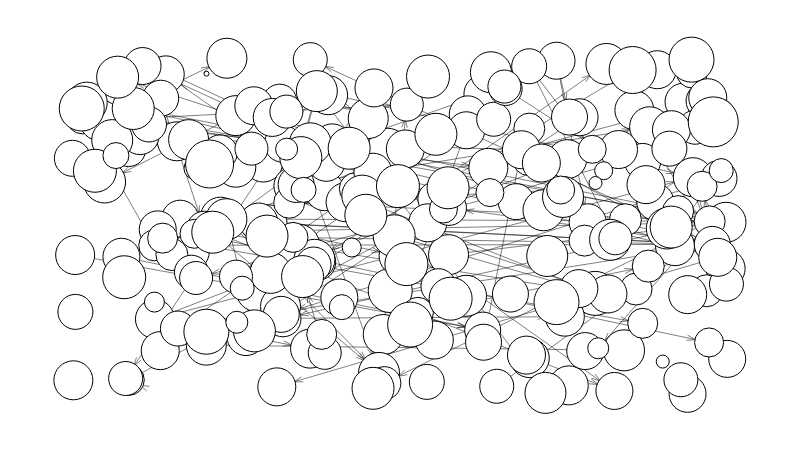

The cell this chart's notebook holds for it:
### Markdown cell above
### Gerando a rede com a popularidade definindo o tamanho do nó

### Code cell
g.scale_nodes_size(data)
g.draw()

### Figure 1 — Plotly figure (JSON) as saved in the notebook; plotly's stock layout.template omitted (floating-point values rounded to 4 significant figures; data arrays with more than 128 entries replaced by an {"elided": "..."} marker saying what was removed)
{"data": [{"hoverinfo": "none", "line": {"color": "rgb(127, 127, 127)", "dash": "solid", "width": 0}, "mode": "lines", "type": "scatter", "x": [0.5009, 0.5009, null, 0, 1, null], "y": [0, 1, null, 0.5008, 0.5008, null]}, {"hoverinfo": "none", "line": {"color": "rgba(0, 0, 0, 0.5)", "dash": "solid", "width": 1}, "mode": "lines", "type": "scatter", "x": {"elided": "885 float values"}, "y": {"elided": "885 float values"}}, {"hoverinfo": "text", "marker": {"color": "rgb(255, 255, 255)", "line": {"color": "rgb(0, 0, 0)", "width": 1}, "size": 44, "symbol": "circle"}, "mode": "markers", "text": ["Train", "The Weeknd", "Dua Lipa", "Khalid"], "textfont": {"color": "rgb(0, 0, 0)"}, "textposition": "middle center", "type": "scatter", "x": [0.3443, 0.2832, 0.4854, 0.7984], "y": [0.4406, 0.3094, 0.3077, 0.2993]}, {"hoverinfo": "text", "marker": {"color": "rgb(255, 255, 255)", "line": {"color": "rgb(0, 0, 0)", "width": 1}, "size": 39, "symbol": "circle"}, "mode": "markers", "text": ["Eminem", "Justin Bieber", "Flo Rida", "Mike Posner", "Far East Movement", "Kanye West", "One Direction", "Owl City", "Florence Welch", "Selena Gomez", "Bastille", "Lorde", "John Newman", "Afrojack", "Major Lazer", "M", "Nyla", "Fuse ODG", "Future", "Harry Styles", "Ansel Elgort"], "textfont": {"color": "rgb(0, 0, 0)"}, "textposition": "middle center", "type": "scatter", "x": [0.004246, 0.9475, 0.07381, 0.7581, 0.1596, 0.3854, 0.9203, 0.3905, 0.6352, 0.6277, 0.6985, 0.2915, 0.9976, 0.8583, 0.1261, 0.363, 0.752, 0.7557, 0.4982, 0.4172, 0.001529], "y": [0.4136, 0.6455, 0.8605, 0.02516, 0.7525, 0.6039, 0.44, 0.8899, 0.6733, 0.8933, 0.1064, 0.6893, 0.3731, 0.8452, 0.2227, 0.1347, 0.2299, 0.6993, 0.4113, 0.571, 0.04028]}, {"hoverinfo": "text", "marker": {"color": "rgb(255, 255, 255)", "line": {"color": "rgb(0, 0, 0)", "width": 1}, "size": 37, "symbol": "circle"}, "mode": "markers", "text": ["Kesha", "Lady Gaga", "Usher", "will.i.am", "The Black Eyed Peas", "Christina Perri", "Avril Lavigne", "Jessie J", "Chris Brown", "P!nk", "Kelly Clarkson", "fun.", "Demi Lovato", "Ne-Yo", "Wanz", "Jason Derulo", "2 Chainz", "Paloma Faith", "Olly Murs", "Naughty Boy", "Sigala", "ZAYN", "Liam Payne", "Rita Ora", "J Balvin", "N.E.R.D"], "textfont": {"color": "rgb(0, 0, 0)"}, "textposition": "middle center", "type": "scatter", "x": [0.1426, 0.9394, 0.1646, 0.8278, 0.4077, 0.6038, 0.1072, 0.3739, 0.336, 0.2853, 0.9333, 0.3214, 0.1304, 0.2996, 0.8901, 0.7394, 0.7869, 0.3969, 0.1808, 0.9835, 0.7832, 0.3877, 0.7745, 0.6016, 0.07488, 1], "y": [0.952, 0, 0.5219, 0.008533, 0.287, 0.8328, 0.9768, 0.3926, 0.6197, 0.7681, 0.8706, 0.7452, 0.49, 0.508, 0.5722, 0.9926, 0.5112, 0.7493, 0.4231, 0.8277, 0.1274, 0.6884, 0.8241, 0.7854, 0.4084, 0.1041]}, {"hoverinfo": "text", "marker": {"color": "rgb(255, 255, 255)", "line": {"color": "rgb(0, 0, 0)", "width": 1}, "size": 40, "symbol": "circle"}, "mode": "markers", "text": ["Bruno Mars", "Hot Chelle Rae", "Taylor Swift", "Miley Cyrus", "Daft Punk", "Cedric Gervais", "Drake", "Mark Ronson", "Clean Bandit", "Kygo", "Chance the Rapper", "Camila Cabello", "Jonas Blue", "Frank Ocean", "PnB Rock"], "textfont": {"color": "rgb(0, 0, 0)"}, "textposition": "middle center", "type": "scatter", "x": [0.2496, 0.4747, 0.3331, 0.4815, 0.2045, 0.1775, 0.8815, 0.5744, 0.2496, 0.9717, 0.4518, 0.9982, 0.3179, 0.236, 0.2263], "y": [0.6753, 0.1767, 0.3922, 0.7317, 0.1451, 0.7574, 0.7958, 0.4147, 0.8291, 0.8397, 0.8204, 0.5112, 0.2605, 1, 0.5265]}, {"hoverinfo": "text", "marker": {"color": "rgb(255, 255, 255)", "line": {"color": "rgb(0, 0, 0)", "width": 1}, "size": 31, "symbol": "circle"}, "mode": "markers", "text": ["Taio Cruz", "Christina Aguilera", "Shakira", "Pitbull", "Nicki Minaj", "Passenger", "Wiz Khalifa", "Alesso", "Galantis"], "textfont": {"color": "rgb(0, 0, 0)"}, "textposition": "middle center", "type": "scatter", "x": [0.9462, 0.3311, 0.08615, 0.9732, 0.1251, 0.925, 0.5276, 0.7821, 0.6978], "y": [0.9575, 0.5695, 0.04141, 0.5139, 0.4424, 0.5444, 0.2413, 0.4566, 0.7903]}, {"hoverinfo": "text", "marker": {"color": "rgb(255, 255, 255)", "line": {"color": "rgb(0, 0, 0)", "width": 1}, "size": 36, "symbol": "circle"}, "mode": "markers", "text": ["OneRepublic", "David Guetta", "Katy Perry", "Beyonc", "Carly Rae Jepsen", "Zedd", "Icona Pop", "Snoop Dogg", "John Ryan", "DNCE", "A$AP Rocky", "Playboi Carti", "Hayley Kiyoko", "Kehlani"], "textfont": {"color": "rgb(0, 0, 0)"}, "textposition": "middle center", "type": "scatter", "x": [0.8709, 0.9772, 0, 0.6266, 0.3417, 0.6776, 0.1349, 0.7592, 0.3216, 0.669, 0.9647, 0.6279, 0.9875, 0.319], "y": [0.6925, 0.4453, 0.7018, 0.1899, 0.6239, 0.5726, 0.8809, 0.8247, 0.2235, 0.2973, 0.8726, 0.1537, 0.6419, 0.2368]}, {"hoverinfo": "text", "marker": {"color": "rgb(255, 255, 255)", "line": {"color": "rgb(0, 0, 0)", "width": 1}, "size": 32, "symbol": "circle"}, "mode": "markers", "text": ["Alicia Keys", "Florence + The Machine", "Jennifer Lopez", "Coldplay", "Robin Thicke", "Lilly Wood and The Prick", "Charlie Puth", "Years & Years"], "textfont": {"color": "rgb(0, 0, 0)"}, "textposition": "middle center", "type": "scatter", "x": [0.01542, 0.8608, 0.4321, 0.1519, 0.9685, 0.6968, 0.8794, 0.8446], "y": [0.8222, 0.3123, 0.6111, 0.4151, 0.3071, 0.6981, 0.3805, 0.5187]}, {"hoverinfo": "text", "marker": {"color": "rgb(255, 255, 255)", "line": {"color": "rgb(0, 0, 0)", "width": 1}, "size": 34, "symbol": "circle"}, "mode": "markers", "text": ["Rihanna", "Adam Lambert", "3OH!3", "Sia", "The Wanted", "Skylar Grey", "A Great Big World", "Jess Glynne", "Nick Jonas", "Tove Lo", "Cashmere Cat"], "textfont": {"color": "rgb(0, 0, 0)"}, "textposition": "middle center", "type": "scatter", "x": [0.08133, 0.951, 0.5536, 0.3633, 0.6434, 0.9988, 0.08588, 0.3166, 0.1818, 0.9293, 0.648], "y": [0.0457, 0.7944, 0.5811, 0.9958, 0.8182, 0.3269, 0.7279, 0.8722, 0.3624, 0.04192, 0.02251]}, {"hoverinfo": "text", "marker": {"color": "rgb(255, 255, 255)", "line": {"color": "rgb(0, 0, 0)", "width": 1}, "size": 38, "symbol": "circle"}, "mode": "markers", "text": ["Sean Kingston", "Neon Trees", "Selena Gomez & The Scene", "Adele", "LMFAO", "Lana Del Rey", "Sara Bareilles", "Macklemore & Ryan Lewis", "Ray Dalton", "Labrinth", "Michael Jackson", "5 Seconds of Summer", "Iggy Azalea", "Fifth Harmony", "Meghan Trainor", "Melle Mel", "Grandmaster Caz", "Kool Moe Dee", "Eric Nally", "Alessia Cara", "Rudimental", "Quavo", "CNCO", "Alan Walker"], "textfont": {"color": "rgb(0, 0, 0)"}, "textposition": "middle center", "type": "scatter", "x": [0.2846, 0.5085, 0.9703, 0.8932, 0.2771, 0.6857, 0.834, 0.9856, 0.3122, 0.5527, 0.5427, 0.1034, 0.6935, 0.8179, 0.4606, 0.9149, 0.7162, 0.459, 0.3052, 0.9396, 0.1342, 0.2652, 0.7735, 0.876], "y": [0.512, 0.7297, 0.8824, 0.9658, 0.8583, 0.7274, 0.7279, 0.4068, 0.02075, 0.1603, 0.5096, 0.7695, 0.1154, 0.2976, 0.9116, 0.7871, 0.6877, 0.6604, 0.8236, 0.2956, 0.1287, 0.1706, 0.3135, 0.6233]}, {"hoverinfo": "text", "marker": {"color": "rgb(255, 255, 255)", "line": {"color": "rgb(0, 0, 0)", "width": 1}, "size": 41, "symbol": "circle"}, "mode": "markers", "text": ["Maroon 5", "Pharrell Williams", "Nile Rodgers", "James Arthur", "Calvin Harris", "Ariana Grande", "The Chainsmokers", "Mr. Probz", "Zara Larsson", "BRNS", "DJ Khaled", "Lil Wayne", "Luis Fonsi", "Cardi B", "Bryson Tiller", "Troye Sivan", "Dan + Shay", "Ozuna", "Daddy Yankee"], "textfont": {"color": "rgb(0, 0, 0)"}, "textposition": "middle center", "type": "scatter", "x": [0.2352, 0.8424, 0.8155, 0.7251, 0.04208, 0.3696, 0.6392, 0.06085, 0.9077, 0.7195, 0.3733, 0.7225, 0.02194, 0.4683, 0.3027, 0.4428, 0.8212, 0.6011, 0.7493], "y": [0.5204, 0.1296, 0.983, 0.4107, 0.815, 0.3994, 0.9583, 0.7561, 0.4927, 0.5471, 0.9021, 0.002828, 0.8677, 0.06224, 0.3604, 0.5907, 0.459, 0.2921, 0.5867]}, {"hoverinfo": "text", "marker": {"color": "rgb(255, 255, 255)", "line": {"color": "rgb(0, 0, 0)", "width": 1}, "size": 35, "symbol": "circle"}, "mode": "markers", "text": ["Enrique Iglesias", "Akon", "Ellie Goulding", "Janelle Mone", "Charli XCX", "Fergie", "Little Mix", "Bebe Rexha", "Robin Schulz", "Snakehips", "Niall Horan"], "textfont": {"color": "rgb(0, 0, 0)"}, "textposition": "middle center", "type": "scatter", "x": [0.3683, 0.5751, 0.004633, 0.117, 0.2015, 0.5591, 0.6976, 0.1612, 0.9117, 0.2253, 0.5413], "y": [0.3854, 0.5541, 0.2441, 0.8027, 0.4921, 0.3207, 0.9761, 0.1945, 0.7306, 0.7193, 0.03549]}, {"hoverinfo": "text", "marker": {"color": "rgb(255, 255, 255)", "line": {"color": "rgb(0, 0, 0)", "width": 1}, "size": 33, "symbol": "circle"}, "mode": "markers", "text": ["Britney Spears", "TJR", "Justin Timberlake", "Emeli Sand", "Austin Mahone", "Lost Frequencies", "Francesco Yates", "Migos", "Janieck Devy", "Kid Ink"], "textfont": {"color": "rgb(0, 0, 0)"}, "textposition": "middle center", "type": "scatter", "x": [0.3854, 0.4764, 0.2735, 0.3268, 0.6616, 0.6598, 0.1889, 0.5107, 0.2499, 0.8293], "y": [0.1222, 0.03175, 0.7306, 0.841, 0.9084, 0.9156, 0.3451, 0.8618, 0.3492, 0.4636]}, {"hoverinfo": "text", "marker": {"color": "rgb(255, 255, 255)", "line": {"color": "rgb(0, 0, 0)", "width": 1}, "size": 29, "symbol": "circle"}, "mode": "markers", "text": ["Tinie Tempah", "Eric Turner", "Birdy"], "textfont": {"color": "rgb(0, 0, 0)"}, "textposition": "middle center", "type": "scatter", "x": [0.1865, 0.9723, 0.4178], "y": [0.4769, 0.1531, 0.7458]}, {"hoverinfo": "text", "marker": {"color": "rgb(255, 255, 255)", "line": {"color": "rgb(0, 0, 0)", "width": 1}, "size": 28, "symbol": "circle"}, "mode": "markers", "text": ["T.I.", "Missy Elliott", "Carlinhos Brown", "Gwen Stefani"], "textfont": {"color": "rgb(0, 0, 0)"}, "textposition": "middle center", "type": "scatter", "x": [0.7457, 0.7939, 0.5667, 0.6376], "y": [0.6073, 0.7286, 0.5506, 0.5997]}, {"hoverinfo": "text", "marker": {"color": "rgb(255, 255, 255)", "line": {"color": "rgb(0, 0, 0)", "width": 1}, "size": 5, "symbol": "circle"}, "mode": "markers", "text": ["Martin Solveig"], "textfont": {"color": "rgb(0, 0, 0)"}, "textposition": "middle center", "type": "scatter", "x": [0.2048], "y": [0.954]}, {"hoverinfo": "text", "marker": {"color": "rgb(255, 255, 255)", "line": {"color": "rgb(0, 0, 0)", "width": 1}, "size": 27, "symbol": "circle"}, "mode": "markers", "text": ["Sleeping At Last"], "textfont": {"color": "rgb(0, 0, 0)"}, "textposition": "middle center", "type": "scatter", "x": [0.3524], "y": [0.3393]}, {"hoverinfo": "text", "marker": {"color": "rgb(255, 255, 255)", "line": {"color": "rgb(0, 0, 0)", "width": 1}, "size": 30, "symbol": "circle"}, "mode": "markers", "text": ["Gym Class Heroes", "Adam Levine", "Madonna", "Fetty Wap", "LunchMoney Lewis", "RedOne"], "textfont": {"color": "rgb(0, 0, 0)"}, "textposition": "middle center", "type": "scatter", "x": [0.1378, 0.871, 0.3808, 0.3369, 0.9616, 0.9371], "y": [0.4639, 0.2101, 0.1771, 0.4661, 0.6185, 0.9887]}, {"hoverinfo": "text", "marker": {"color": "rgb(255, 255, 255)", "line": {"color": "rgb(0, 0, 0)", "width": 1}, "size": 42, "symbol": "circle"}, "mode": "markers", "text": ["Avicii", "Swedish House Mafia", "John Legend", "MAGIC!", "Disclosure", "Ed Sheeran", "Shawn Mendes", "Martin Garrix", "Ty Dolla $ign", "G-Eazy", "Hailee Steinfeld", "DJ Snake", "Sean Paul", "Anne-Marie", "SZA", "Halsey"], "textfont": {"color": "rgb(0, 0, 0)"}, "textposition": "middle center", "type": "scatter", "x": [0.5552, 0.4591, 0.2972, 0.9144, 0.09289, 0.2144, 0.4914, 0.3632, 0.4481, 0.3515, 0.5737, 0.3489, 0.04918, 0.06911, 0.278, 0.4227], "y": [0.7733, 0.0164, 0.4701, 0.497, 0.8503, 0.4817, 0.4709, 0.745, 0.5321, 0.3494, 0.614, 0.7039, 0.6313, 0.9436, 0.1876, 0.7319]}, {"hoverinfo": "text", "marker": {"color": "rgb(255, 255, 255)", "line": {"color": "rgb(0, 0, 0)", "width": 1}, "size": 43, "symbol": "circle"}, "mode": "markers", "text": ["Nate Ruess", "The Script", "Hozier", "Lukas Graham", "Silk City", "R3HAB"], "textfont": {"color": "rgb(0, 0, 0)"}, "textposition": "middle center", "type": "scatter", "x": [0.4972, 0.5431, 0.03445, 0.07913, 0.5776, 0.5101], "y": [0.6189, 0.9455, 0.6647, 0.3473, 0.2835, 0.3865]}, {"hoverinfo": "text", "marker": {"color": "rgb(255, 255, 255)", "line": {"color": "rgb(0, 0, 0)", "width": 1}, "size": 45, "symbol": "circle"}, "mode": "markers", "text": ["Jonas Brothers", "Sam Smith", "Young Thug", "Marshmello", "Mabel"], "textfont": {"color": "rgb(0, 0, 0)"}, "textposition": "middle center", "type": "scatter", "x": [0.7393, 0.9455, 0.01432, 0.2046, 0.5158], "y": [0.2732, 0.9959, 0.8503, 0.1851, 0.2065]}, {"hoverinfo": "text", "marker": {"color": "rgb(255, 255, 255)", "line": {"color": "rgb(0, 0, 0)", "width": 1}, "size": 26, "symbol": "circle"}, "mode": "markers", "text": ["Mariah Carey"], "textfont": {"color": "rgb(0, 0, 0)"}, "textposition": "middle center", "type": "scatter", "x": [0.06649], "y": [0.71]}, {"hoverinfo": "text", "marker": {"color": "rgb(255, 255, 255)", "line": {"color": "rgb(0, 0, 0)", "width": 1}, "size": 25, "symbol": "circle"}, "mode": "markers", "text": ["Ciara", "Ricky Martin"], "textfont": {"color": "rgb(0, 0, 0)"}, "textposition": "middle center", "type": "scatter", "x": [0.3531, 0.4114], "y": [0.6078, 0.2582]}, {"hoverinfo": "text", "marker": {"color": "rgb(255, 255, 255)", "line": {"color": "rgb(0, 0, 0)", "width": 1}, "size": 22, "symbol": "circle"}, "mode": "markers", "text": ["Jewel", "Lily Allen", "Lea Michele"], "textfont": {"color": "rgb(0, 0, 0)"}, "textposition": "middle center", "type": "scatter", "x": [0.1872, 0.3272, 0.2511], "y": [0.6716, 0.7291, 0.2132]}, {"hoverinfo": "text", "marker": {"color": "rgb(255, 255, 255)", "line": {"color": "rgb(0, 0, 0)", "width": 1}, "size": 21, "symbol": "circle"}, "mode": "markers", "text": ["Danny Mercer"], "textfont": {"color": "rgb(0, 0, 0)"}, "textposition": "middle center", "type": "scatter", "x": [0.803], "y": [0.1357]}, {"hoverinfo": "text", "marker": {"color": "rgb(255, 255, 255)", "line": {"color": "rgb(0, 0, 0)", "width": 1}, "size": 18, "symbol": "circle"}, "mode": "markers", "text": ["Kelly Rowland"], "textfont": {"color": "rgb(0, 0, 0)"}, "textposition": "middle center", "type": "scatter", "x": [0.8113], "y": [0.6649]}, {"hoverinfo": "text", "marker": {"color": "rgb(255, 255, 255)", "line": {"color": "rgb(0, 0, 0)", "width": 1}, "size": 24, "symbol": "circle"}, "mode": "markers", "text": ["Hilary Duff", "Tyga"], "textfont": {"color": "rgb(0, 0, 0)"}, "textposition": "middle center", "type": "scatter", "x": [0.2593, 0.9909], "y": [0.3148, 0.6653]}, {"hoverinfo": "text", "marker": {"color": "rgb(255, 255, 255)", "line": {"color": "rgb(0, 0, 0)", "width": 1}, "size": 13, "symbol": "circle"}, "mode": "markers", "text": ["Jennifer Hudson", "Nelly Furtado"], "textfont": {"color": "rgb(0, 0, 0)"}, "textposition": "middle center", "type": "scatter", "x": [0.9015, 0.7989], "y": [0.09605, 0.6282]}, {"hoverinfo": "text", "marker": {"color": "rgb(255, 255, 255)", "line": {"color": "rgb(0, 0, 0)", "width": 1}, "size": 20, "symbol": "circle"}, "mode": "markers", "text": ["Janet Jackson"], "textfont": {"color": "rgb(0, 0, 0)"}, "textposition": "middle center", "type": "scatter", "x": [0.1253], "y": [0.2734]}, {"hoverinfo": "text", "marker": {"color": "rgb(255, 255, 255)", "line": {"color": "rgb(0, 0, 0)", "width": 1}, "size": 19, "symbol": "circle"}, "mode": "markers", "text": ["Joey Montana"], "textfont": {"color": "rgb(0, 0, 0)"}, "textposition": "middle center", "type": "scatter", "x": [0.4266], "y": [0.436]}, {"hoverinfo": "text", "marker": {"color": "rgb(255, 255, 255)", "line": {"color": "rgb(0, 0, 0)", "width": 1}, "size": 50, "symbol": "circle"}, "mode": "markers", "text": ["Lewis Capaldi"], "textfont": {"color": "rgb(0, 0, 0)"}, "textposition": "middle center", "type": "scatter", "x": [0.9787], "y": [0.8103]}, {"hoverinfo": "text", "marker": {"color": "rgb(255, 255, 255)", "line": {"color": "rgb(0, 0, 0)", "width": 1}, "size": 48, "symbol": "circle"}, "mode": "markers", "text": ["SHAED"], "textfont": {"color": "rgb(0, 0, 0)"}, "textposition": "middle center", "type": "scatter", "x": [0.2095], "y": [0.6848]}, {"hoverinfo": "text", "marker": {"color": "rgb(255, 255, 255)", "line": {"color": "rgb(0, 0, 0)", "width": 1}, "size": 47, "symbol": "circle"}, "mode": "markers", "text": ["Lizzo"], "textfont": {"color": "rgb(0, 0, 0)"}, "textposition": "middle center", "type": "scatter", "x": [0.8555], "y": [0.9649]}, {"hoverinfo": "none", "mode": "text", "text": [], "textfont": {"color": "rgb(255, 255, 255)"}, "textposition": "middle center", "type": "scatter", "x": [], "y": []}, {"hoverinfo": "none", "mode": "text", "text": {"elided": "231 null values"}, "textfont": {"color": "rgb(0, 0, 0)"}, "textposition": "middle center", "type": "scatter", "x": {"elided": "231 float values"}, "y": {"elided": "231 float values"}}, {"hoverinfo": "none", "mode": "text", "text": [null, null, null, null, null, null, null, null, null, null, null, null, null, null, null, null, null, null, null, null, null, null, null, null, null, null, null, null, null, null, null, null, null, null, null, null, null, null, null, null, null, null, null, null, null, null, null, null, null, null, null, null, null, null, null, null, null, null, null, null, null, null, null, null, null, null, null, null, null, null, null, null, null, null, null, null, null, null, null, null, null, null, null, null, null, null, null, null, null, null, null, null, null, null, null, null, null, null, null], "textfont": {"color": "rgb(0, 0, 0)"}, "textposition": "middle center", "type": "scatter", "x": [0.3182, 0.3561, 0.4938, 0.08296, 0.529, 0.7741, 0.5702, 0.6639, 0.6377, 1.002, 0.5512, 0.5716, 0.9051, 0.6568, 0.9485, 0.5018, 0.569, 0.3699, 0.2706, 0.3623, 0.3546, 0.3402, 0.07744, 0.3192, 0.5826, 0.7316, 0.6515, 0.8992, 0.6508, 0.5205, 0.9533, 0.5391, 0.6063, 0.3964, 0.217, 0.5071, 0.5237, 0.5014, 0.4311, 0.8213, 0.6709, 0.3405, 0.1324, 0.2756, 0.6532, 0.928, 0.9366, 0.8437, 0.7186, 0.6408, 0.1819, 0.7574, 0.7764, 0.8256, 0.6683, 0.7773, 0.7633, 0.606, 0.351, 0.5088, 0.3243, 0.2074, 0.7845, 0.5153, 0.6491, 0.6283, 0.2783, 0.1562, 0.1546, 0.3908, 0.4635, 0.5543, 0.7005, 0.9235, 0.5329, 0.2474, 0.439, 0.4354, 0.308, 0.4833, 0.4846, 0.4222, 0.6638, 0.3331, 0.4197, 0.5596, 0.2395, 0.352, 0.5036, 0.4752, 0.5281, 0.8144, 0.44, 0.5485, 0.3899, 0.4069, 0.3538, 0.6578, 0.6203], "y": [0.3275, 0.7959, 0.5012, 0.6446, 0.6783, 0.4737, 0.4574, 0.697, 0.4504, 0.3944, 0.4176, 0.294, 0.6327, 0.4294, 0.5385, 0.2894, 0.5442, 0.4914, 0.36, 0.3092, 0.2289, 0.7371, 0.01996, 0.3187, 0.3406, 0.2496, 0.5155, 0.3081, 0.3432, 0.6615, 0.561, 0.5622, 0.7336, 0.718, 0.748, 0.3628, 0.1636, 0.585, 0.7162, 0.8252, 0.4358, 0.7702, 0.9308, 0.8646, 0.1887, 0.4704, 0.5885, 0.5245, 0.5082, 0.5903, 0.6943, 0.8676, 0.731, 0.7327, 0.6195, 0.7566, 0.9142, 0.5227, 0.2914, 0.4164, 0.6717, 0.5155, 0.489, 0.5608, 0.4102, 0.39, 0.8754, 0.7071, 0.8615, 0.6761, 0.6115, 0.5126, 0.3366, 0.5382, 0.4594, 0.2044, 0.2526, 0.4852, 0.73, 0.8232, 0.5176, 0.3915, 0.7993, 0.5295, 0.884, 0.4676, 0.46, 0.6252, 0.655, 0.4645, 0.4759, 0.2877, 0.5507, 0.4154, 0.4688, 0.6144, 0.3248, 0.4145, 0.66]}, {"hoverinfo": "none", "marker": {"color": "rgba(255, 255, 255, 0)", "line": {"color": "rgba(255, 255, 255, 0)", "width": 0}, "size": 0, "symbol": "circle"}, "mode": "markers", "type": "scatter", "x": [0.5, 0, 1, 0.5], "y": [0, 0.5, 0.5, 1]}], "layout": {"height": 450, "hovermode": "closest", "margin": {"b": 10, "l": 10, "r": 10, "t": 10}, "plot_bgcolor": "rgb(255, 255, 255)", "showlegend": false, "width": 800, "xaxis": {"fixedrange": true, "showgrid": false, "showticklabels": false, "zeroline": false}, "yaxis": {"fixedrange": true, "showgrid": false, "showticklabels": false, "zeroline": false}}}
